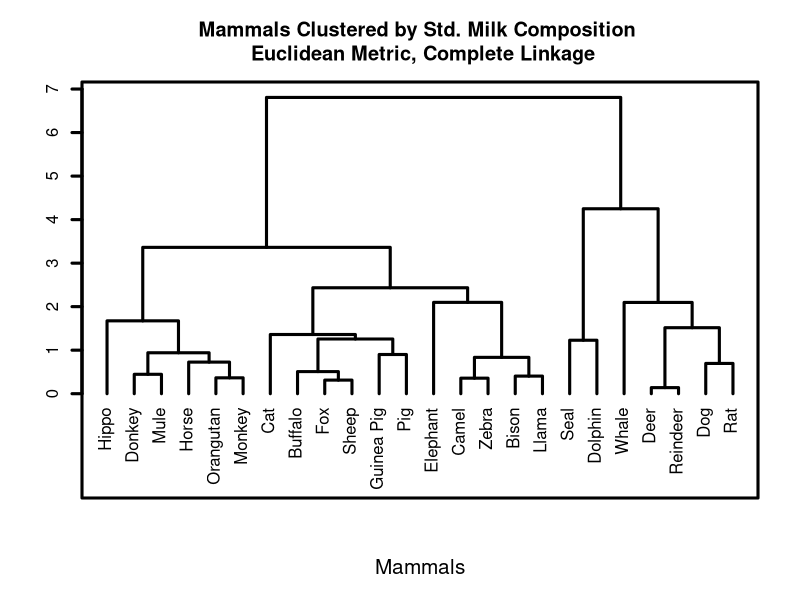
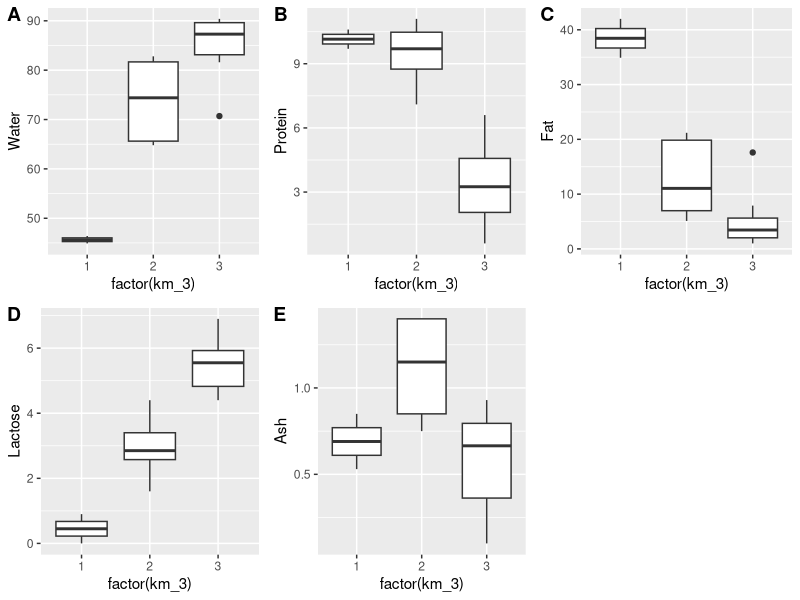
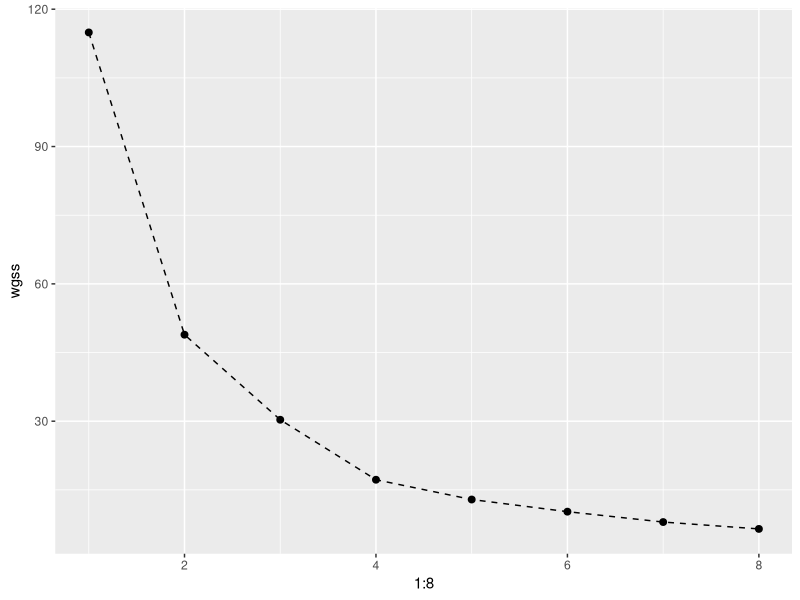

These figures' R source, in order:
## ---- chunk 1
knitr::opts_chunk$set(warning=FALSE, message=FALSE)
## ---- chunk 2
library(tidyverse)
Mammals_Milk<-read.csv("Milk_Composition.csv",header=T,row.names=1)
head(Mammals_Milk)
## ---- chunk 3
summary(Mammals_Milk)
## ---- chunk 4
Mammals_Milk_Std<-round(scale(Mammals_Milk),2)
head(Mammals_Milk_Std)
## ---- chunk 5
EucAnimPlot = hclust(dist((Mammals_Milk_Std)))
plot(EucAnimPlot, lwd = 3, frame.plot = T, cex.lab = 1.25, hang = -1, main = "Mammals Clustered by Std. Milk Composition \n Euclidean Metric, Complete Linkage", xlab = "Mammals", ylab = "", sub = "")

## ---- chunk 6
set.seed(125)
MMilk_km_3 = kmeans(Mammals_Milk_Std, centers = 3, nstart = 100)
MMilk_km_4 = kmeans(Mammals_Milk, centers = 4, nstart = 100)
Mammals_Milk = data.frame(Mammals_Milk, km_3=MMilk_km_3$cluster, km_4=MMilk_km_4$cluster)
Mammals_Milk %>% arrange(km_3)
Mammals_Milk %>% arrange(km_4)
## ---- chunk 7
MMilk_Agg_K3 = Mammals_Milk %>% group_by(km_3) %>% summarize(Count = n(), Mean_Water = mean(Water), Mean_Protein = mean(Protein), Mean_Fat = mean(Fat), Mean_Lactose = mean(Lactose), Mean_Ash = mean(Ash)) %>% round(2)
MMilk_Agg_K3
MMilk_Agg_K4 = Mammals_Milk %>% group_by(km_4) %>% summarize(Count = n(), Mean_Water = mean(Water), Mean_Protein = mean(Protein), Mean_Fat = mean(Fat), Mean_Lactose = mean(Lactose), Mean_Ash = mean(Ash)) %>% round(2)
MMilk_Agg_K4
## ---- chunk 8
install.packages("cowplot")
require(cowplot)
graph1 <- ggplot(Mammals_Milk, aes(x = factor(km_3), y = Water)) + geom_boxplot()
graph2 <- ggplot(Mammals_Milk, aes(x = factor(km_3), y = Protein)) + geom_boxplot()
graph3 <- ggplot(Mammals_Milk, aes(x = factor(km_3), y = Fat)) + geom_boxplot()
graph4 <- ggplot(Mammals_Milk, aes(x = factor(km_3), y = Lactose)) + geom_boxplot()
graph5 <- ggplot(Mammals_Milk, aes(x = factor(km_3), y = Ash)) + geom_boxplot()

plot_grid(graph1, graph2, graph3, graph4, graph5, labels = "AUTO")

## ---- chunk 9
wgss = rep(0,8)
for(i in 1:8){
  wgss[i] = kmeans(Mammals_Milk_Std, centers = i, nstart = 50)$tot.withinss
}

ggplot(as.data.frame(wgss), aes(x = 1:8, y = wgss)) + geom_point(size = 2) + geom_line(linetype = "dashed")

# The elbow plot suggests 4 clusters since the slope is much less at x = 4
# I think this graph lines up with the dendogram from question 2 because if you cut the dendogram at 4, we would break the set into just 3 clusters
